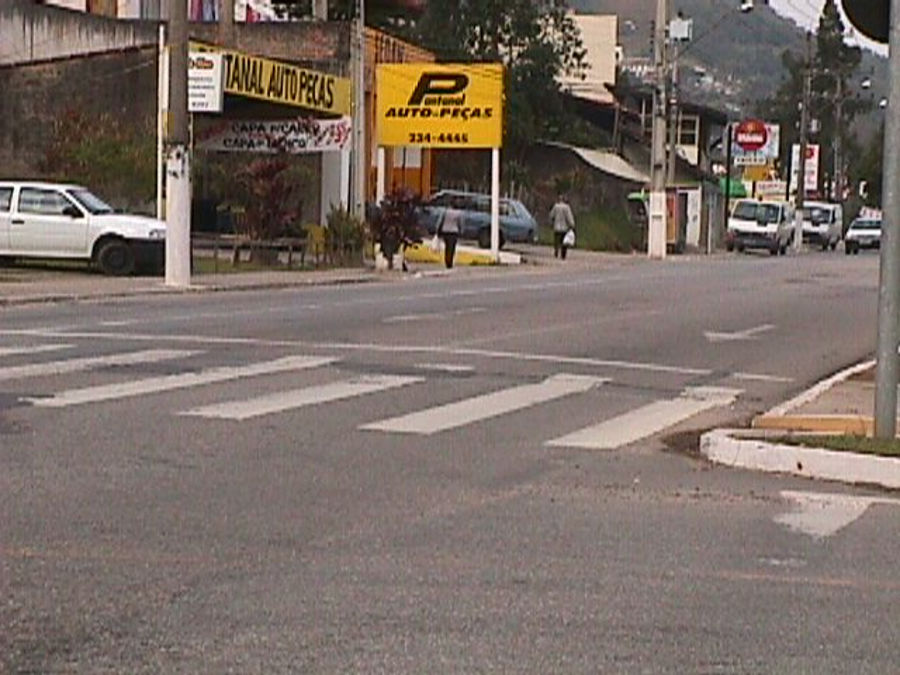
#> input picture MISSÃO2/ATIVIDADE 2.2/street-00.jpg, 900 x 675 px, found by its file name
$ python 'CÓDIGO 1.py'
#> lines starting #> are read from the running program, lines starting #| are printed output that depends on the picture; after the words box and inside, x2 and y2 are one past the last pixel; in counts of white or black regions, pixels touching at a corner belong together
import cv2
import numpy as np

img1 = cv2.imread(r'C:\Users\ketur\Downloads\ATIVIDADE 2.2\street-00.jpg')
#> img1 is the input picture: shape (675, 900, 3); mean B, G, R 101.4, 109, 122.3
img2 = cv2.imread(r'C:\Users\ketur\Downloads\ATIVIDADE 2.2\street-01.jpg')
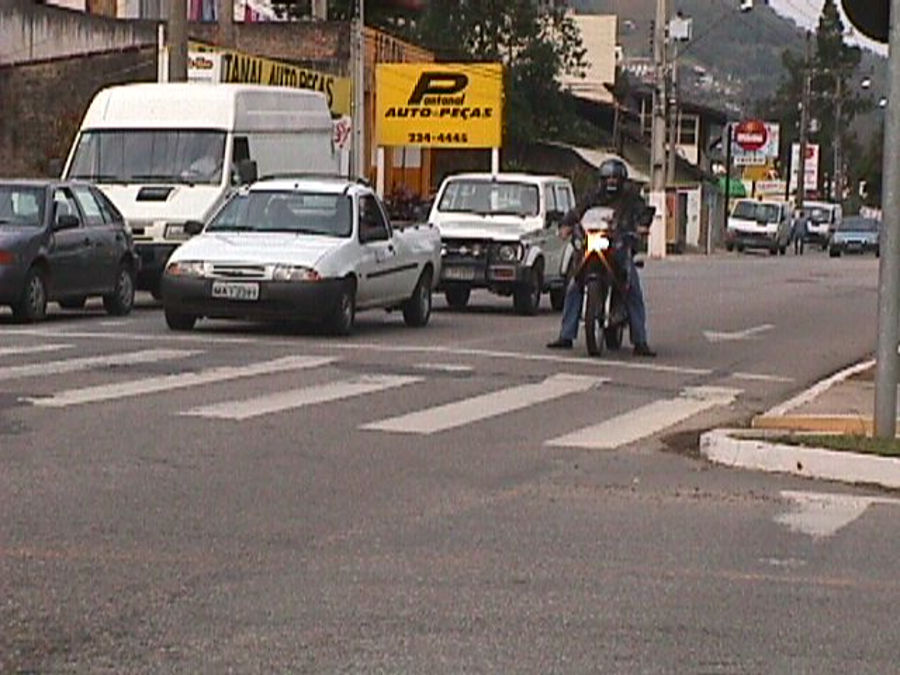
#> input picture MISSÃO2/ATIVIDADE 2.2/street-01.jpg, 900 x 675 px, found by its file name
#> img2 is the input picture: shape (675, 900, 3); mean B, G, R 102.3, 108.4, 119.5


img1_gray= cv2.cvtColor(img1, cv2.COLOR_BGR2GRAY)
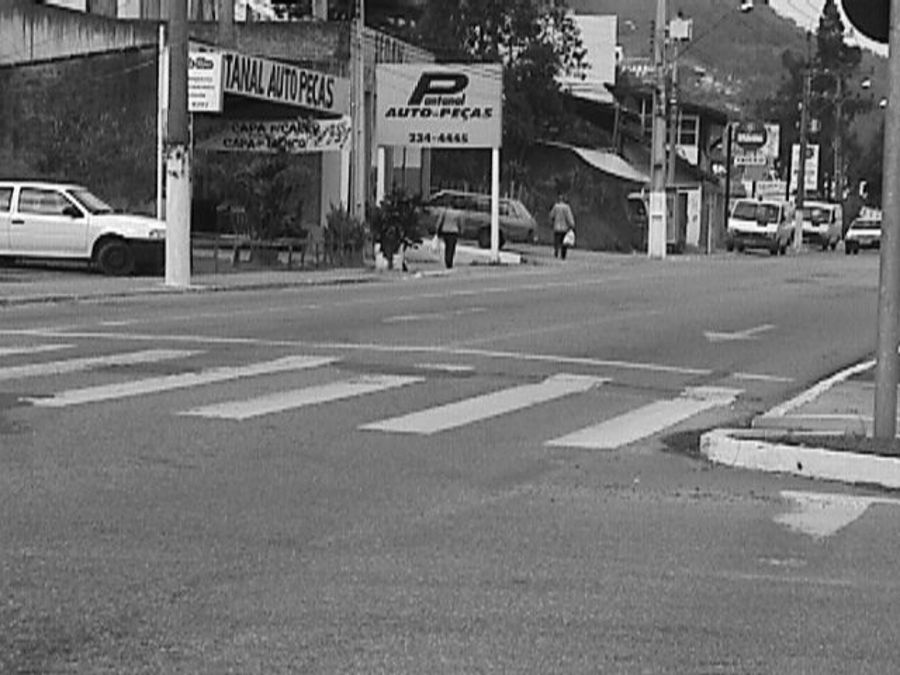
#> img1_gray: shape (675, 900); min 0, max 255, mean 112.1
img2_gray = cv2.cvtColor(img2, cv2.COLOR_BGR2GRAY)
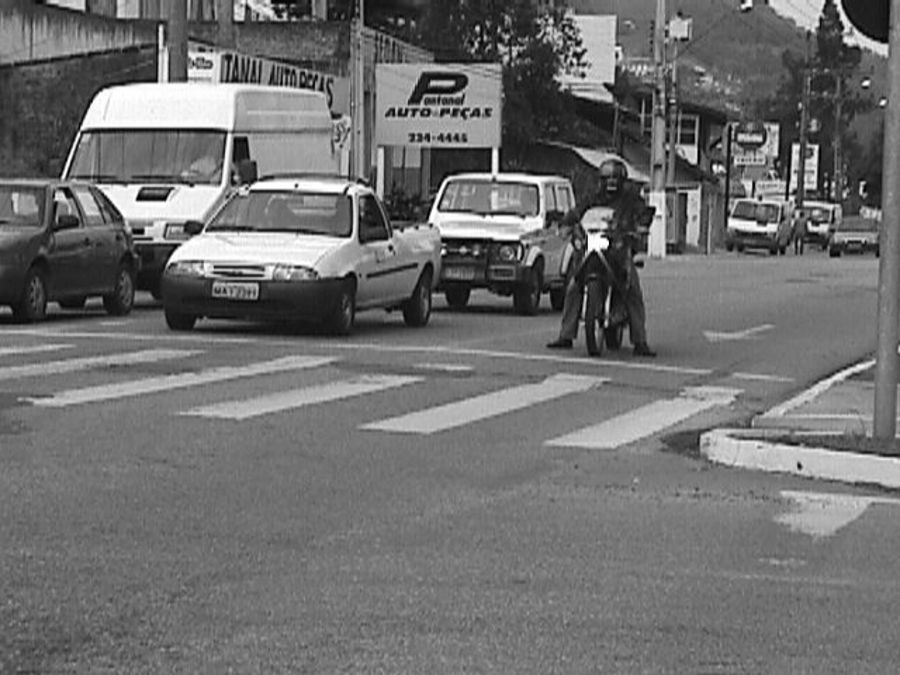
#> img2_gray: shape (675, 900); min 0, max 255, mean 111

dif_abs = cv2.absdiff(img1_gray, img2_gray)
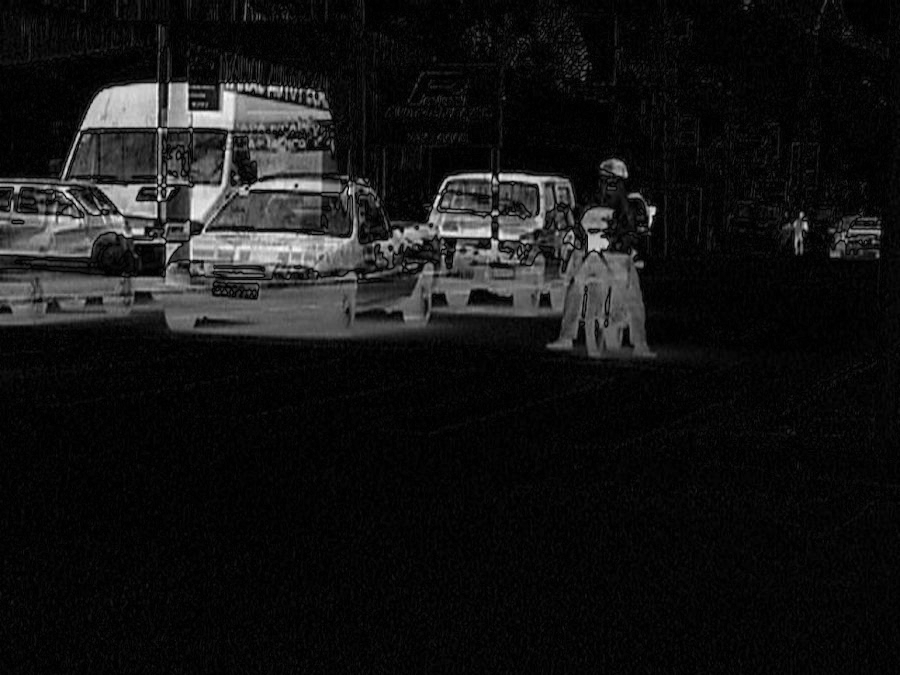
#> dif_abs: shape (675, 900); min 0, max 253, mean 21.1

ret, thresh = cv2.threshold(dif_abs, 30, 255, cv2.THRESH_BINARY)
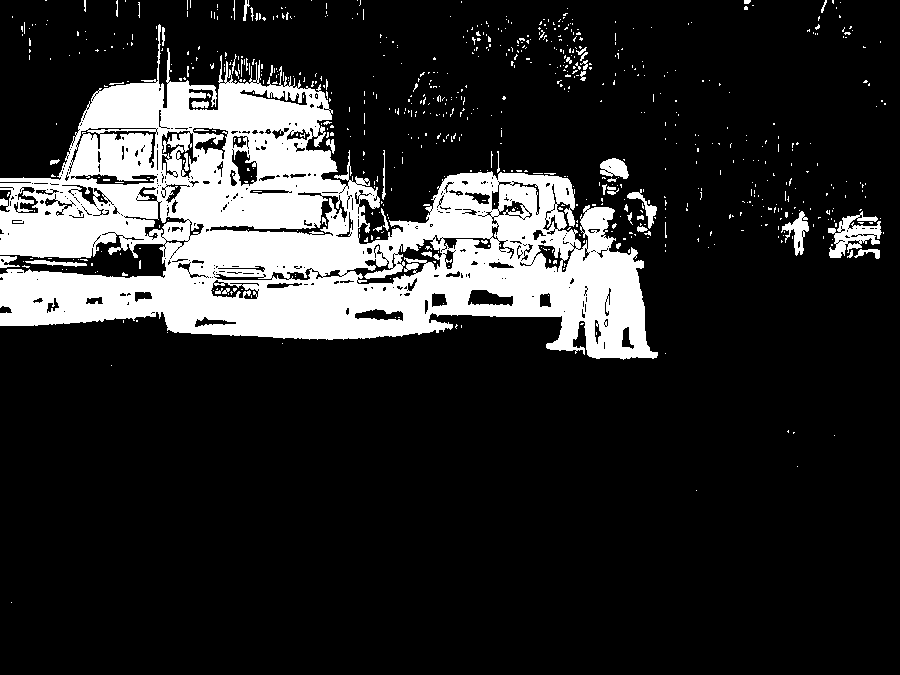
#> thresh: shape (675, 900); 17% white; 742 white regions (692 under 20 px)

contornos, ret = cv2.findContours(thresh, cv2.RETR_EXTERNAL, cv2.CHAIN_APPROX_SIMPLE)
#> contornos = 665 contours, 647 with area under 20; largest, box (x1, y1, x2, y2) and area: (0, 24, 658, 360) 108770, (828, 211, 882, 258) 1098, (781, 211, 809, 256) 434, (600, 158, 629, 179) 382, (627, 189, 657, 229) 231; ret = 665 rows, first 6: [1, -1, -1, -1], [2, 0, -1, -1], [3, 1, -1, -1], [4, 2, -1, -1], [5, 3, -1, -1], [6, 4, -1, -1]

result = img2.copy()
for contorno in contornos:
    if cv2.contourArea(contorno) > 300:
        x, y, w, h = cv2.boundingRect(contorno)
        cv2.rectangle(result, (x, y), (w+x, h+y), (0, 255, 0), 2)
#> this loop made 665 passes
#> (x, y, w, h) on passes 108, 109, 223, 590: (828, 211, 54, 47), (781, 211, 28, 45), (600, 158, 29, 21), (0, 24, 658, 336)
#> contorno on passes 1 to 6: [[11, 602]], [[696, 490]], [[797, 466]], [[834, 435]], [[793, 432], [793, 433], [794, 432]], [[788, 430], [787, 431], [788, 432]]
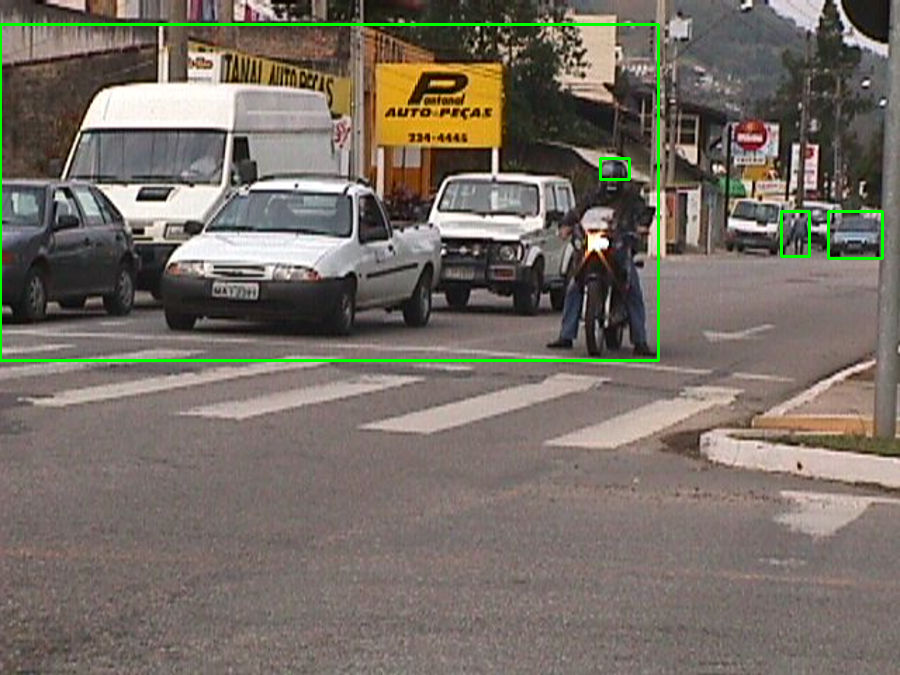
#> result: shape (675, 900, 3); 1.14% of pixels changed, all inside (x1, y1, x2, y2) = (0, 23, 884, 362)

cv2.imshow('Carros Detectados', result)
cv2.waitKey(0)
cv2.destroyAllWindows()
